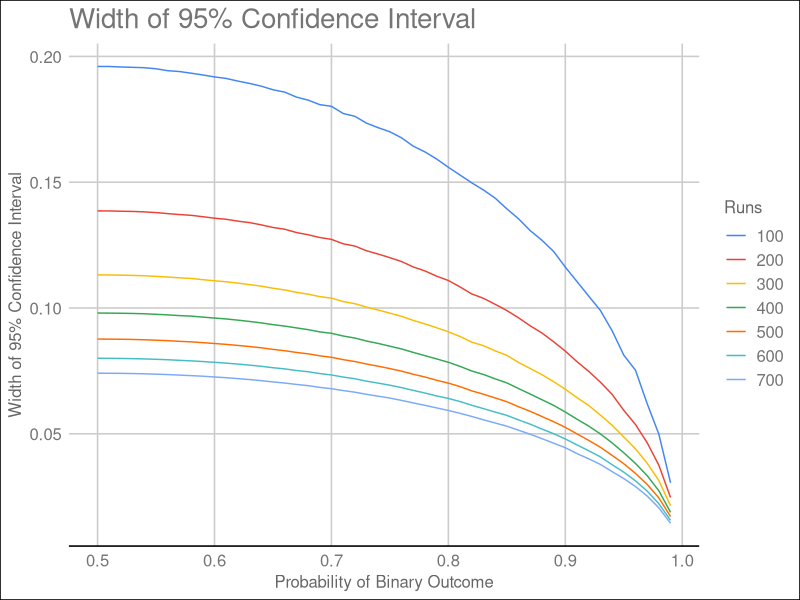
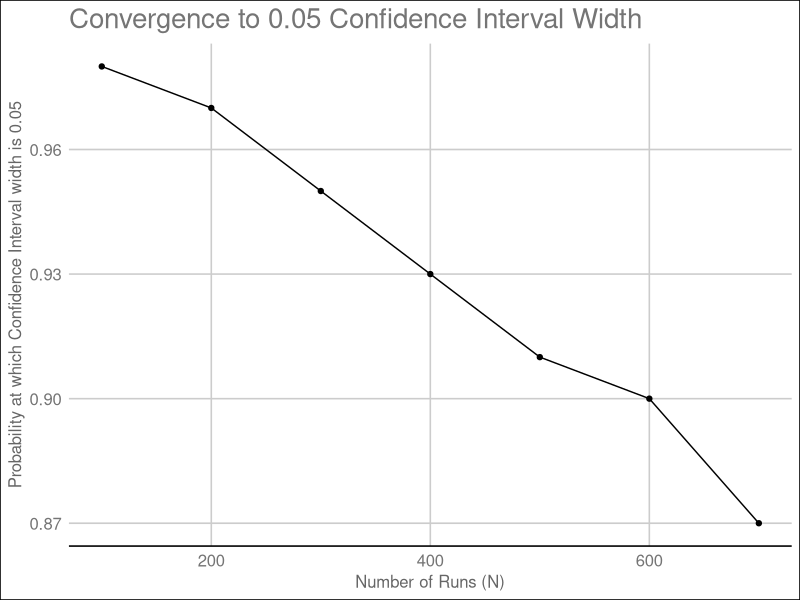

Generate these figures, in order, with R:
## ---- chunk 1
knitr::opts_chunk$set(echo = TRUE)
## ---- chunk 2
library(tidyverse)
library(ggthemes)

# get N samples of binary outcomes with probability p
get_samples <- function(N, p) {
  samples <- sample(x = c(1, 0), size = N, replace = TRUE, prob = c(p, 1-p))
  return(samples)
}

# given a set of sample lists, subset the first N
# samples of each list and compute the average
# confidence interval size
get_width_for_N <- function(N, samples) {
  sample_subset <- data.frame(samples[1:N, ])
  stats <- map_dfr(sample_subset, compute_stats)
  return(mean(stats$size))
}

compute_stats <- function(x) {
  q  <- qnorm(.975) # 95% confidence interval
  N  <- length(x)
  s  <- sd(x)
  mu <- mean(x)
  
  lower <- mu - q * s / sqrt(N)
  upper <- mu + q * s / sqrt(N)
  size <- upper - lower
  
  stats <- list(
    "mu" = mu,
    "sd" = s,
    "N"  = N,
    "lower" = lower,
    "upper" = upper,
    "size" = size
  )
  
  return(stats)
}

get_widths <- function(p, B, runs) {
  samples <- replicate(B, get_samples(max(runs), p))
  sizes <- map(runs, get_width_for_N, samples = samples)
  names(sizes) <- runs
  
  return(sizes)
}
## ---- chunk 3
B <- 500 # repeats
probs <- seq(0.50, 0.99, 0.01)
runs <- seq(100, 700, 100)

results.df <- cbind(probs, map_dfr(probs, get_widths, B = B, runs = runs))
names(results.df)[1] <- "P"

widths.df <- results.df %>%
  gather(key = N, value = Width, -P) %>%
  arrange(desc(P))
  
intercepts <- widths.df %>%
  filter(Width < 0.05) %>%
  group_by(N) %>%
  summarise(Intercept = min(P))
## ---- chunk 4
widths.df %>%
  ggplot(aes(x = P, y = Width, color = N)) +
  geom_line() +
  scale_color_gdocs() +
  theme_gdocs() +
  labs(
    title = "Width of 95% Confidence Interval",
    x = "Probability of Binary Outcome",
    y = "Width of 95% Confidence Interval",
    color = "Runs"
  )
## ---- chunk 5
intercepts %>%
  ggplot(aes(x = as.numeric(N), y = Intercept)) +
  geom_point() +
  geom_line() +
  theme_gdocs() +
  labs(
    title = "Convergence to 0.05 Confidence Interval Width",
    x = "Number of Runs (N)",
    y = "Probability at which Confidence Interval width is 0.05"
  )
## ---- chunk 6
print.df <- results.df[seq(1, nrow(results.df), by = 5), ]
print(map_dfr(print.df, round, digits = 3))
